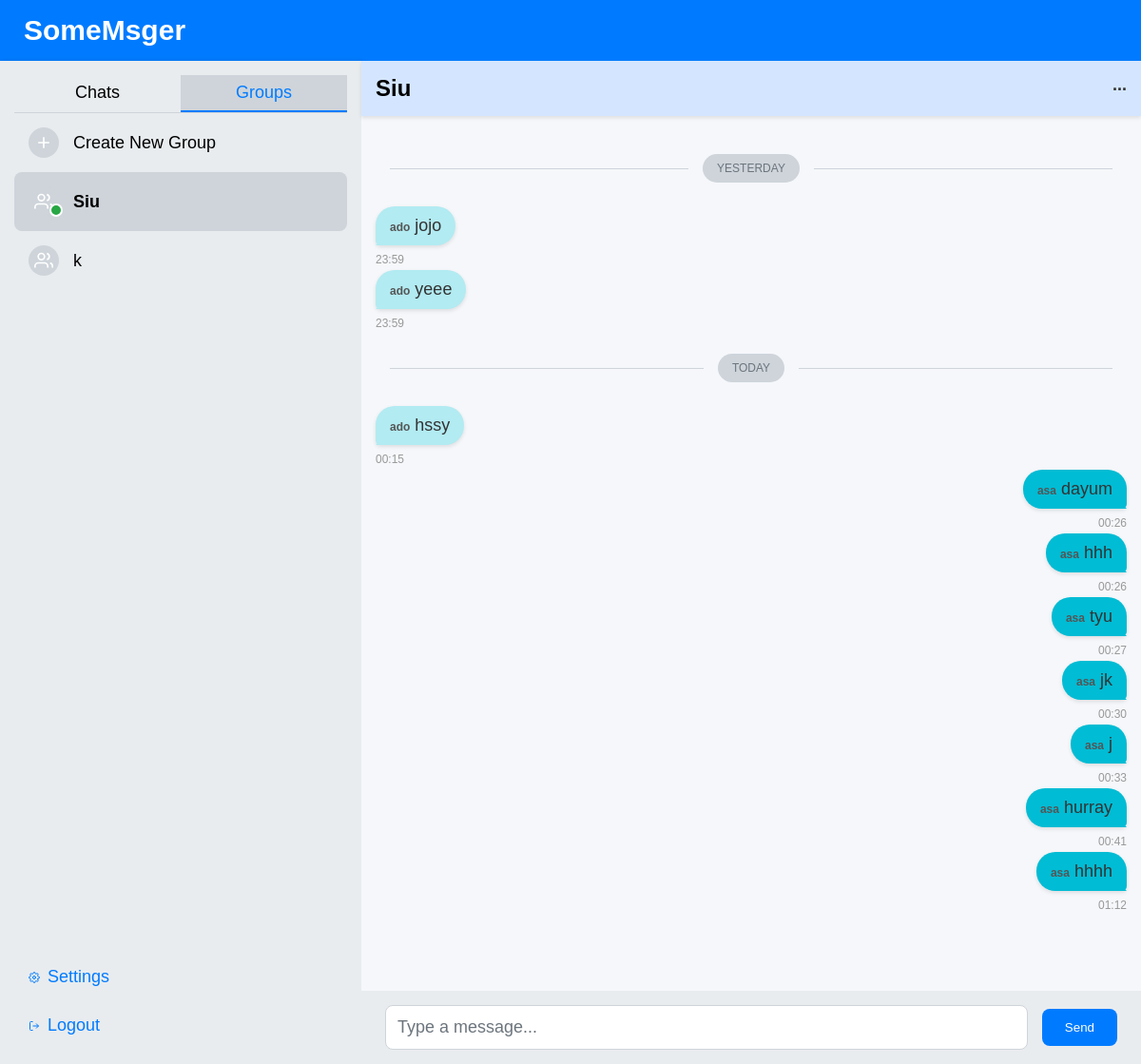
Screenshot of /group/1 (signed in) with the database file from the repository.
### tables this page shows
CREATE TABLE groups (
        id INTEGER PRIMARY KEY AUTOINCREMENT,
        name TEXT NOT NULL,
        creator_id INTEGER,
        description TEXT,
        FOREIGN KEY(creator_id) REFERENCES users(id)
    );

CREATE TABLE messages (
        id INTEGER PRIMARY KEY AUTOINCREMENT,
        sender_id INTEGER,
        receiver_id INTEGER,
        content TEXT,
        timestamp TEXT,
        is_group BOOLEAN,
        group_id INTEGER,
        FOREIGN KEY(sender_id) REFERENCES users(id),
        FOREIGN KEY(receiver_id) REFERENCES users(id),
        FOREIGN KEY(group_id) REFERENCES groups(id)
    );

CREATE TABLE users (
        id INTEGER PRIMARY KEY AUTOINCREMENT,
        email TEXT UNIQUE NOT NULL,
        username TEXT UNIQUE NOT NULL,
        password TEXT NOT NULL,
        name TEXT,
        surname TEXT,
        age INTEGER,
        interests TEXT
    );

### app.py (the view)
@app.route('/group/<group_id>')
def group_chat(group_id):
    if 'user_id' not in session:
        return redirect(url_for('login'))
    conn = sqlite3.connect('database.db')
    c = conn.cursor()
    c.execute("PRAGMA table_info(groups)")
    columns = [col[1] for col in c.fetchall()]
    if 'description' in columns:
        c.execute("SELECT id, name, creator_id, description FROM groups WHERE id = ?", (group_id,))
    else:
        c.execute("SELECT id, name, creator_id, NULL as description FROM groups WHERE id = ?", (group_id,))
    group_data = c.fetchone()
    if not group_data:
        conn.close()
        return redirect(url_for('groups'))
    group_id, group_name, creator_id, description = group_data
    description = description or ""
    c.execute("SELECT m.*, u.username FROM messages m JOIN users u ON m.sender_id = u.id WHERE m.is_group = 1 AND m.group_id = ?", (group_id,))
    messages = c.fetchall()
    c.execute("SELECT g.id, g.name FROM groups g JOIN group_members gm ON g.id = gm.group_id WHERE gm.user_id = ?", (session['user_id'],))
    groups = c.fetchall()
    c.execute("SELECT u.id, u.username FROM users u JOIN group_members gm ON u.id = gm.user_id WHERE gm.group_id = ?", (group_id,))
    members = c.fetchall()
    c.execute("SELECT friend_id FROM friends WHERE user_id = ? AND status = 'accepted'", (session['user_id'],))
    friends = c.fetchall()
    friend_list = []
    for friend in friends:
        c.execute("SELECT username FROM users WHERE id = ?", (friend[0],))
        friend_list.append(c.fetchone()[0])
    c.execute("SELECT user_id FROM friends WHERE friend_id = ? AND status = 'pending'", (session['user_id'],))
    pending_requests = c.fetchall()
    pending_list = []
    for req in pending_requests:
        c.execute("SELECT username FROM users WHERE id = ?", (req[0],))
        pending_list.append(c.fetchone()[0])
    conn.close()
    today_date = datetime.now().strftime("%b %d, %Y")
    yesterday = datetime.now() - timedelta(days=1)
    yesterday_date = yesterday.strftime("%b %d, %Y")
    return render_template('group_chat.html', group=group_name, group_id=group_id, description=description, messages=messages, groups=groups, members=members, creator_id=creator_id, session=session, friends=friend_list, pending_requests=pending_list, today_date=today_date, yesterday_date=yesterday_date)

### app.py (called while the page is built)
@app.before_request
def before_request():
    if request.path.startswith('/socket.io/'):
        return
    if not session.get('user_id') and request.endpoint not in ('index', 'login', 'register', 'verify_code', 'forgot_password', 'reset_password'):
        return redirect(url_for('login'))

### templates/group_chat.html (shortened to what this page needs)
<!DOCTYPE html>
<html lang="en">
<head>
    <link rel="stylesheet" href="/static/styles.css">
</head>
<body class="groups">
    <header>
        <div class="logo">SomeMsger</div>
    </header>
    <div class="app-container">
        <div class="sidebar">
            <div class="tabs">
                <a href="/chats" class="tab">Chats</a>
                <a href="/groups" class="tab active">Groups</a>
            </div>
            <div class="chat-list">
                <a href="/groups/create" class="chat-item">
                    <div class="avatar">
                        <svg viewBox="0 0 24 24" fill="none" stroke="currentColor" stroke-width="2">
                            <path d="M12 5v14M5 12h14"/>
                        </svg>
                    </div>
                    <div class="chat-info">
                        <span class="chat-name">Create New Group</span>
                    </div>
                </a>
                {% for g in groups %}
                    <a href="/group/{{ g[0] }}" class="chat-item {{ 'active' if g[0] == group_id }}">
                        <div class="avatar">
                            <svg viewBox="0 0 24 24" fill="none" stroke="currentColor" stroke-width="2">
                                <path d="M17 21v-2a4 4 0 0 0-4-4H5a4 4 0 0 0-4 4v2M9 11a4 4 0 1 0 0-8 4 4 0 0 0 0 8zM23 21v-2a4 4 0 0 0-3-3.87M16 3.13a4 4 0 0 1 0 7.75"/>
                            </svg>
                        </div>
                        <div class="chat-info">
                            <span class="chat-name">{{ g[1] }}</span>
                        </div>
                        {% if g[0] == group_id %}
                            <span class="online-dot"></span>
                        {% endif %}
                    </a>
                {% endfor %}
            </div>
            <a href="/settings/profile" class="sidebar-link">
                Settings
            </a>
            <a href="/logout" class="sidebar-link">
                <svg viewBox="0 0 24 24" fill="none" stroke="currentColor" stroke-width="2">
                    <path d="M9 21H5a2 2 0 0 1-2-2V5a2 2 0 0 1 2-2h4M16 17l5-5-5-5M21 12H9"/>
                </svg>
                Logout
            </a>
        </div>
        <div class="chat-container">
            <header class="chat-header">
                <h2 id="group-header-name">{{ group }}</h2>
                <div class="header-actions">
                </div>
            </header>
            <div class="messages" id="messages">
                {% set messages_by_date = {} %}
                {% for message in messages %}
                    {% set timestamp_parts = message[4].split(' ') %}
                    {% if timestamp_parts|length >= 4 %}
                        {% set time_only = timestamp_parts[3] %}
                    {% else %}
                        {% set time_only = message[4] %}
                    {% endif %}
                {% endfor %}
                {% for date, date_messages in messages_by_date.items() %}
                    {% set is_today = date == today_date %}
                    {% set is_yesterday = date == yesterday_date %}
                    <div class="date-divider">
                        <span>
                            {% if is_today %}
                                Today
                            {% elif is_yesterday %}
                                Yesterday
                            {% else %}
                                {{ date }}
                            {% endif %}
                        </span>
                    </div>
                    <div class="message-block">
                        {% for message in date_messages %}
                            <div class="message {{ 'sent' if message.sender_id == session.user_id else 'received' }}" data-message-id="{{ message.id }}">
                                <div class="bubble">
                                    <span class="sender">{{ message.sender_username }}</span>
                                    <span class="content">{{ message.content }}</span>
                                </div>
                                <span class="timestamp">{{ message.time_only }}</span>
                            </div>
                        {% endfor %}
                    </div>
                {% endfor %}
            </div>
            <form class="message-form" onsubmit="sendMessage(event, null, true, '{{ group_id }}')">
                <input type="text" id="message-input" placeholder="Type a message..." autocomplete="off">
                <button type="submit">Send</button>
            </form>
        </div>
    </div>
</body>
</html>

### static/themes.css (style rules this page uses)
:root { --background-color: #f0f2f5; --text-color: #000; --sidebar-bg: #e8ecef; --sidebar-shadow: 2px 0 5px rgba(0, 0, 0, 0.1); --sidebar-heading: #000; --chat-item-bg: transparent; --chat-item-hover-bg: #d1d5da; --chat-item-active-bg: #ced4da; --chat-item-text: #000; --sidebar-link-text: #007bff; --sidebar-link-hover-bg: #d1d5da; --chat-header-bg: #d4e6ff; --chat-header-text: #000000; --chat-header-text-hover: #4f4f4f; --messages-bg: #f5f7fa; --bubble-sent-bg: #00bcd4; --bubble-sent-tail: #00bcd4; --bubble-received-bg: #b2ebf2; --bubble-received-tail: #b2ebf2; --sender-text: #555; --content-text: #333; --timestamp-text: #999; --message-form-bg: #e9ecef; --input-bg: #fff; --input-border: #ced4da; --input-placeholder: #6c757d; --input-text: #000; --button-bg: #007bff; --button-text: #fff; --button-hover-bg: #0056b3; --modal-bg: rgba(0, 0, 0, 0.5); --modal-content-bg: #fff; --modal-content-text: #000; --modal-button-bg: #007bff; --modal-button-hover-bg: #0056b3; --modal-close-bg: #6c757d; --modal-close-hover-bg: #5a6268; --edit-form-input-bg: #fff; --edit-form-input-text: #000; --member-item-border: #ced4da; --member-item-text: #000; --remove-button-bg: #dc3545; --remove-button-hover-bg: #c82333; --add-member-form-bg: #f8f9fa; --container-bg: #fff; --container-shadow: 0 4px 12px rgba(0, 0, 0, 0.1); --header-bg: #007bff; --header-text: #fff; --nav-link-text: #fff; --settings-label-text: #000; --settings-input-bg: #fff; --settings-input-text: #000; --link-text: #007bff; --index-bg: linear-gradient(135deg, #e6f0fa 0%, #b3cde0 100%); --index-h1-text: #fff; --index-h2-text: #6c757d; --index-footer-text: #6c757d; --error-text: #dc3545; --suggestion-item-bg: #f8f9fa; --suggestion-item-border: #e9ecef; --suggestion-item-text: #000; --suggestion-item-hover-bg: #e9ecef; --pending-item-bg: #f8f9fa; --pending-item-border: #e9ecef; --pending-item-text: #000; --pending-item-hover-bg: #e9ecef; --accept-button-bg: #28a745; --accept-button-hover-bg: #218838; --friend-item-bg: #f8f9fa; --friend-item-border: #e9ecef; --friend-item-text: #000; --friend-item-hover-bg: #e9ecef; --message-actions-text: #555; --dropdown-bg: #fff; --dropdown-border: #ced4da; --dropdown-shadow: 0 2px 5px rgba(0,0,0,0.2); --dropdown-item-text: #000; --dropdown-item-hover-bg: #f0f0f0; --header-actions-text: #333; --dialog-bg: #fff; --dialog-shadow: 0 0 10px rgba(0,0,0,0.3); --dialog-overlay-bg: rgba(0,0,0,0.5); --dialog-input-bg: #fff; --dialog-input-text: #000; --date-divider-text: #6c757d; --date-divider-line: #ced4da; --date-divider-bg: #ced4da; }

### static/sizes.css (style rules this page uses)
:root { --font-size-base: 14px; --font-size-heading: 16px; --font-size-title: 18px; --font-size-large: 24px; --padding-small: 5px; --padding-medium: 10px; --padding-large: 20px; --margin-small: 5px; --margin-medium: 10px; --margin-large: 20px; --border-radius: 5px; --avatar-size: 24px; --avatar-icon-size: 16px; --sidebar-width: 300px; --input-padding: 10px; --button-padding: 10px 20px; --modal-width: 80%; --modal-max-width: 500px; --modal-padding: 20px; --modal-max-height: 80vh; --message-margin: 2px 0; --bubble-padding: 8px 12px; --date-divider-margin: 20px 0; }
:root[data-size="medium"] { --font-size-base: 18px; --font-size-heading: 20px; --font-size-title: 24px; --font-size-large: 30px; --padding-small: 8px; --padding-medium: 15px; --padding-large: 25px; --margin-small: 8px; --margin-medium: 15px; --margin-large: 25px; --border-radius: 8px; --avatar-size: 32px; --avatar-icon-size: 20px; --sidebar-width: 350px; --input-padding: 12px; --button-padding: 12px 24px; --modal-width: 85%; --modal-max-width: 600px; --modal-padding: 25px; --modal-max-height: 85vh; --message-margin: 4px 0; --bubble-padding: 10px 15px; --date-divider-margin: 25px 0; }

### rows the page displays
groups: name "Siu"
groups: name "k"
messages: sender_username "ado", content "jojo", time_only "23:59"
messages: sender_username "ado", content "yeee", time_only "23:59"
messages: sender_username "ado", content "hssy", time_only "00:15"
messages: sender_username "asa", content "dayum", time_only "00:26"
messages: sender_username "asa", content "hhh", time_only "00:26"
messages: sender_username "asa", content "tyu", time_only "00:27"
messages: sender_username "asa", content "jk", time_only "00:30"
messages: sender_username "asa", content "j", time_only "00:33"
messages: sender_username "asa", content "hurray", time_only "00:41"
messages: sender_username "asa", content "hhhh", time_only "01:12"
